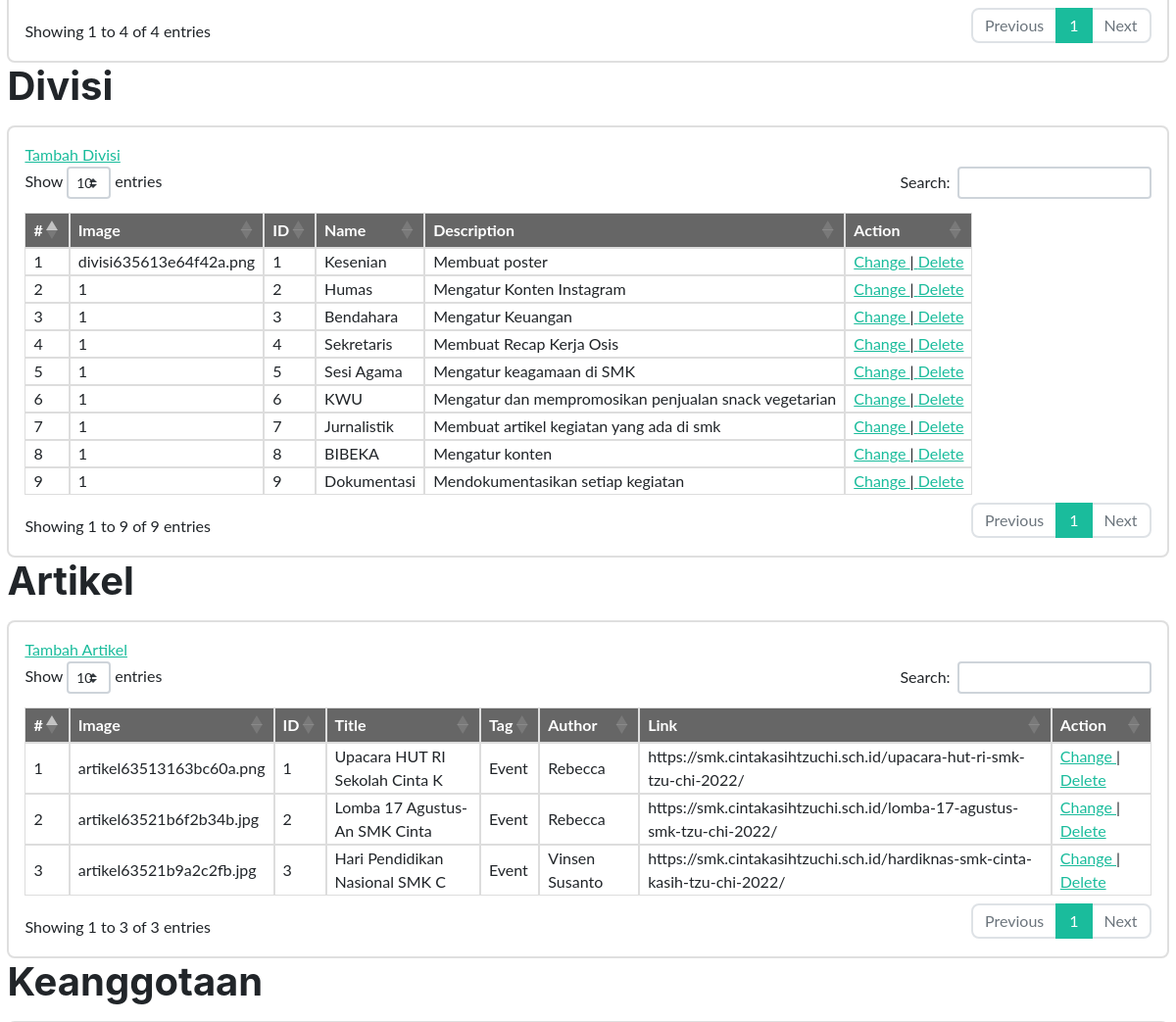
The app's page /bersamabangunosis/admin/index.php (signed in, middle part), older data.
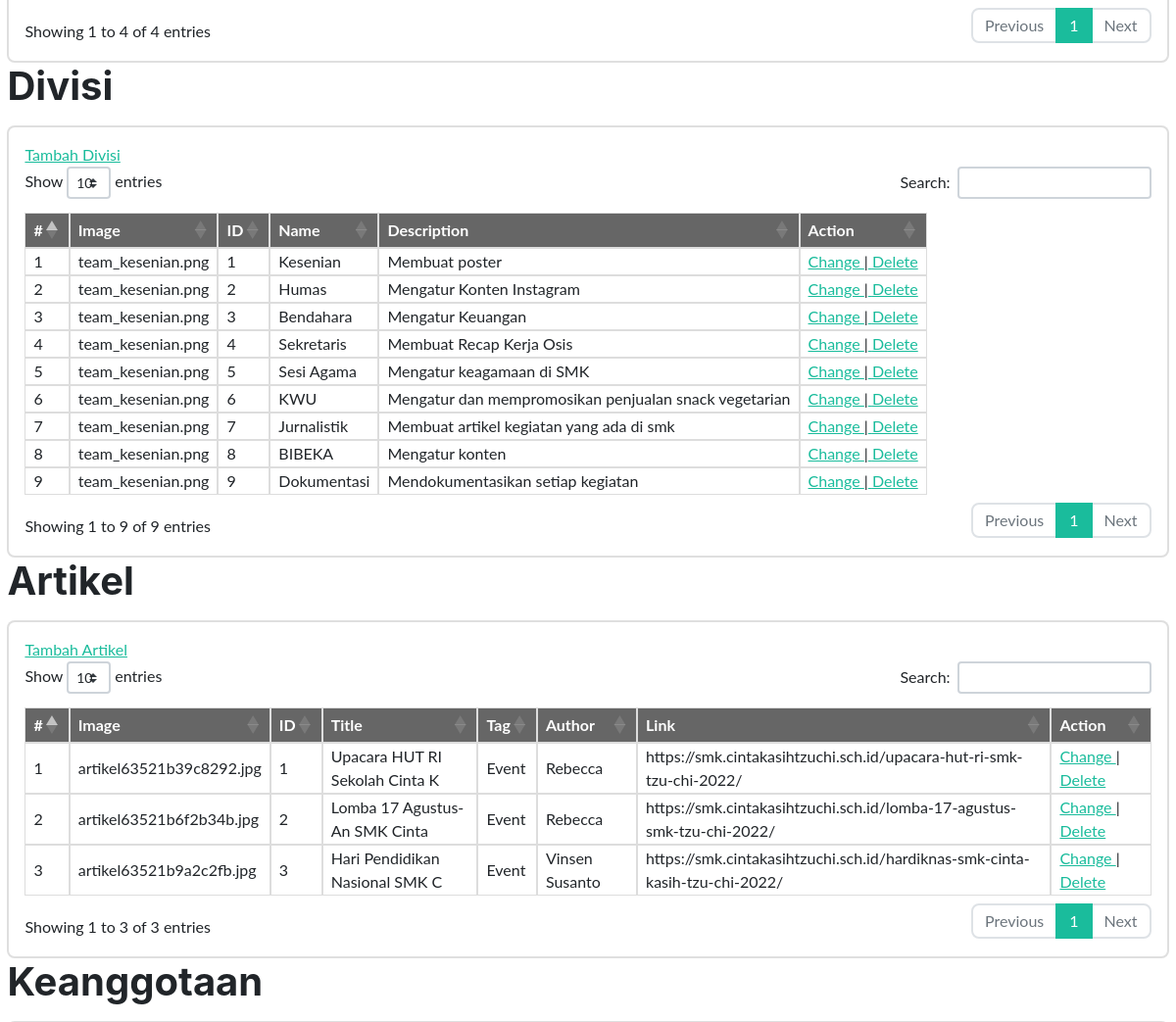
The same page, newer data.
### tables this page shows
CREATE TABLE `divisi` (
  `id` int(11) NOT NULL,
  `name` varchar(50) NOT NULL,
  `shortdesc` varchar(100) NOT NULL,
  `image` varchar(255) NOT NULL
);

CREATE TABLE `artikel` (
  `id` int(11) NOT NULL,
  `title` varchar(65) NOT NULL,
  `tag` varchar(50) NOT NULL,
  `author` varchar(50) NOT NULL,
  `link` varchar(100) NOT NULL,
  `image` varchar(100) NOT NULL
);

### bersamabangunosis/admin/functions.php (called while the page is built, shortened)
<?php
$conn = mysqli_connect("localhost","root","","oska");
function query($query){
    global $conn;
    $result = mysqli_query($conn,$query);
    $rows=[];
    while ($row= mysqli_fetch_assoc($result)){
        $rows[]=$row;
    }
    return $rows;
}
?>

### bersamabangunosis/admin/index.php (the view, shortened to what the changed rows need)
<?php
require 'functions.php';
?>
<!DOCTYPE html>
<html lang="en">
<head>
    <link rel="stylesheet" href="https://cdnjs.cloudflare.com/ajax/libs/twitter-bootstrap/4.1.3/css/bootstrap.css" />
    <link rel="stylesheet" href="https://cdn.datatables.net/1.10.19/css/dataTables.bootstrap4.min.css" />
    <link href="../assets/admin/css/styles.css" rel="stylesheet" />
</head>
<body>
        <div class="container d-flex align-items-center flex-column">
          <div class="wrapper"><br><br><br><br><br>
    <section class="content-header">
      <div class="container-fluid">
        <div class="row mb-2">
          <div class="col-sm-6">
            <h1>Divisi</h1>
          </div>
        </div>
      </div>
    </section>
    <section class="content">
      <div class="container-fluid">
        <div class="row">
          <div class="col-12">
            <div class="card">
              <div class="card-body">
              <table id="tabel-data-three">
                    <thead>
                        <tr>
                            <th>#</th>
                            <th>Image</th>
                            <th>ID</th>
                            <th>Name</th>
                            <th>Description</th>
                            <th>Action</th>
                        </tr>
                    </thead>
                    <tbody>
                    <?php
                        $datas = query("select * from divisi");
                        $i=1;
                        foreach($datas as $data)
                        {
                            echo "<tr>
                            <td>".$i."</td>
                            <td>".$data['image']."</td>
                            <td>".$data['id']."</td>
                            <td>".$data['name']."</td>
                            <td>".$data['shortdesc']."</td>".
                            '<td>'.'<a href="editdivisi.php?id='.$data['id'].'">'.'Change </a>'.'|'.
                                  '<a href="deletedivisi.php?id='.$data['id'].'">'.' Delete</a></td>'.
                            "</tr>";
                            $i++;
                        }
                    ?>
                    </tbody>
                </table>
                </div>
            </div>
          </div>
        </div>
      </div>
    </section>
    <section class="content-header">
      <div class="container-fluid">
        <div class="row mb-2">
          <div class="col-sm-6">
            <h1>Artikel</h1>
          </div>
        </div>
      </div>
    </section>
    <section class="content">
      <div class="container-fluid">
        <div class="row">
          <div class="col-12">
            <div class="card">
              <div class="card-body">
              <table id="tabel-data-five">
                    <thead>
                        <tr>
                            <th>#</th>
                            <th>Image</th>
                            <th>ID</th>
                            <th>Title</th>
                            <th>Tag</th>
                            <th>Author</th>
                            <th>Link</th>
                            <th>Action</th>
                        </tr>
                    </thead>
                    <tbody>
                    <?php
                        $datas = query("select * from artikel");
                        $i=1;
                        foreach($datas as $data)
                        {
                            echo "<tr>
                            <td>".$i."</td>
                            <td>".$data['image']."</td>
                            <td>".$data['id']."</td>
                            <td>".$data['title']."</td>
                            <td>".$data['tag']."</td>
                            <td>".$data['author']."</td>
                            <td>".$data['link']."</td>".
                            '<td>'.'<a href="editnews.php?id='.$data['id'].'">'.'Change </a>'.'|'.
                                  '<a href="deleteartikel.php?id='.$data['id'].'">'.' Delete</a></td>'.
                            "</tr>";
                            $i++;
                        }
                    ?>
                    </tbody>
                </table>
                </div>
            </div>
          </div>
        </div>
      </div>
    </section>
    <section class="content-header">
      <div class="container-fluid">
        <div class="row mb-2">
          <div class="col-sm-6">
            <h1>Keanggotaan</h1>
          </div>
        </div>
      </div>
    </section>
          </div>
  </div>
</body>
</html>

Row changes from the older to the newer data that the page shows:
changed divisi "Kesenian": image "divisi635613e64f42a.png" → "team_kesenian.png"
changed divisi "Humas": image "1" → "team_kesenian.png"
changed divisi "Bendahara": image "1" → "team_kesenian.png"
changed divisi "Sekretaris": image "1" → "team_kesenian.png"
changed divisi "Sesi Agama": image "1" → "team_kesenian.png"
changed divisi "KWU": image "1" → "team_kesenian.png"
changed divisi "Jurnalistik": image "1" → "team_kesenian.png"
changed divisi "BIBEKA": image "1" → "team_kesenian.png"
changed divisi "Dokumentasi": image "1" → "team_kesenian.png"
changed artikel "Upacara HUT RI Sekolah Cinta K": image "artikel63513163bc60a.png" → "artikel63521b39c8292.jpg"
